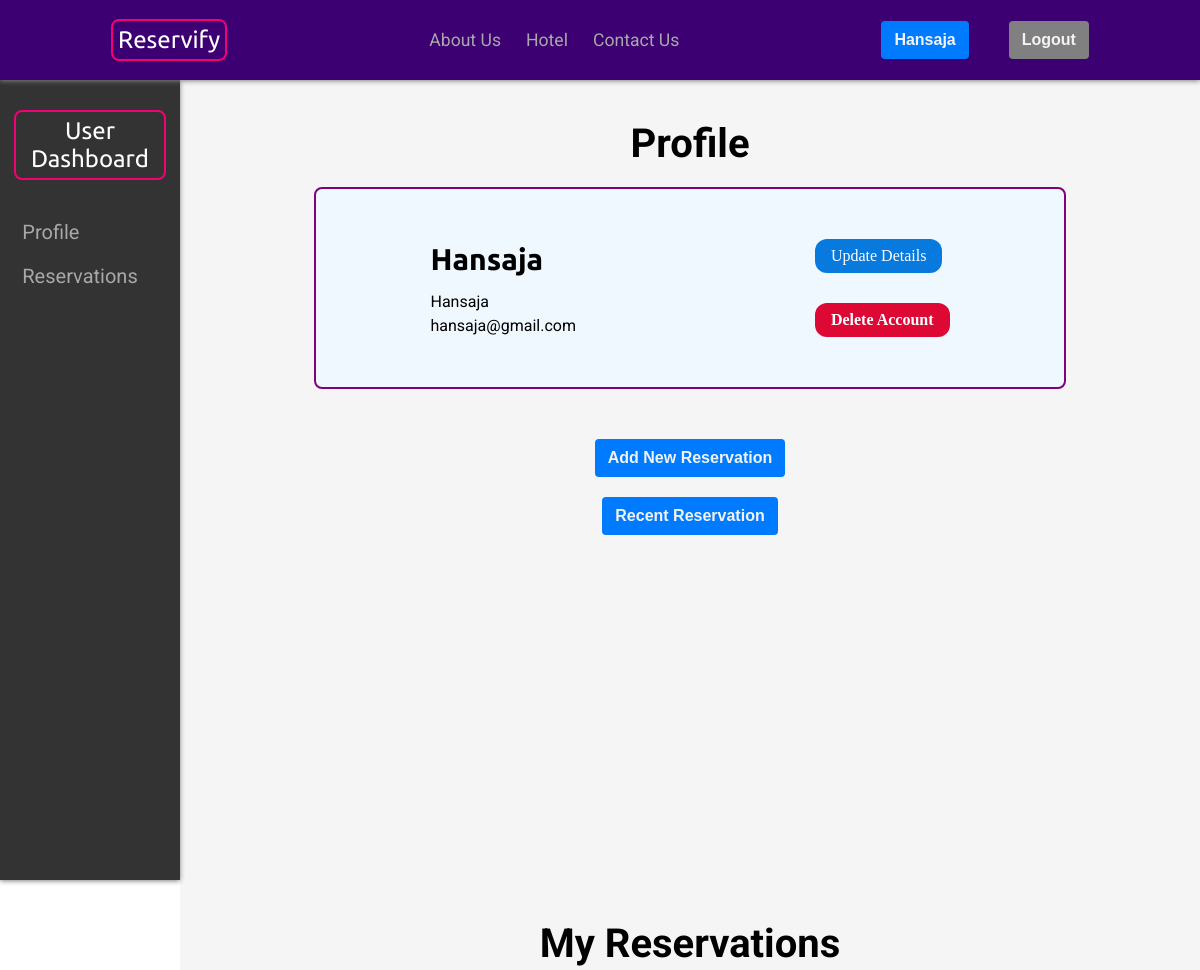
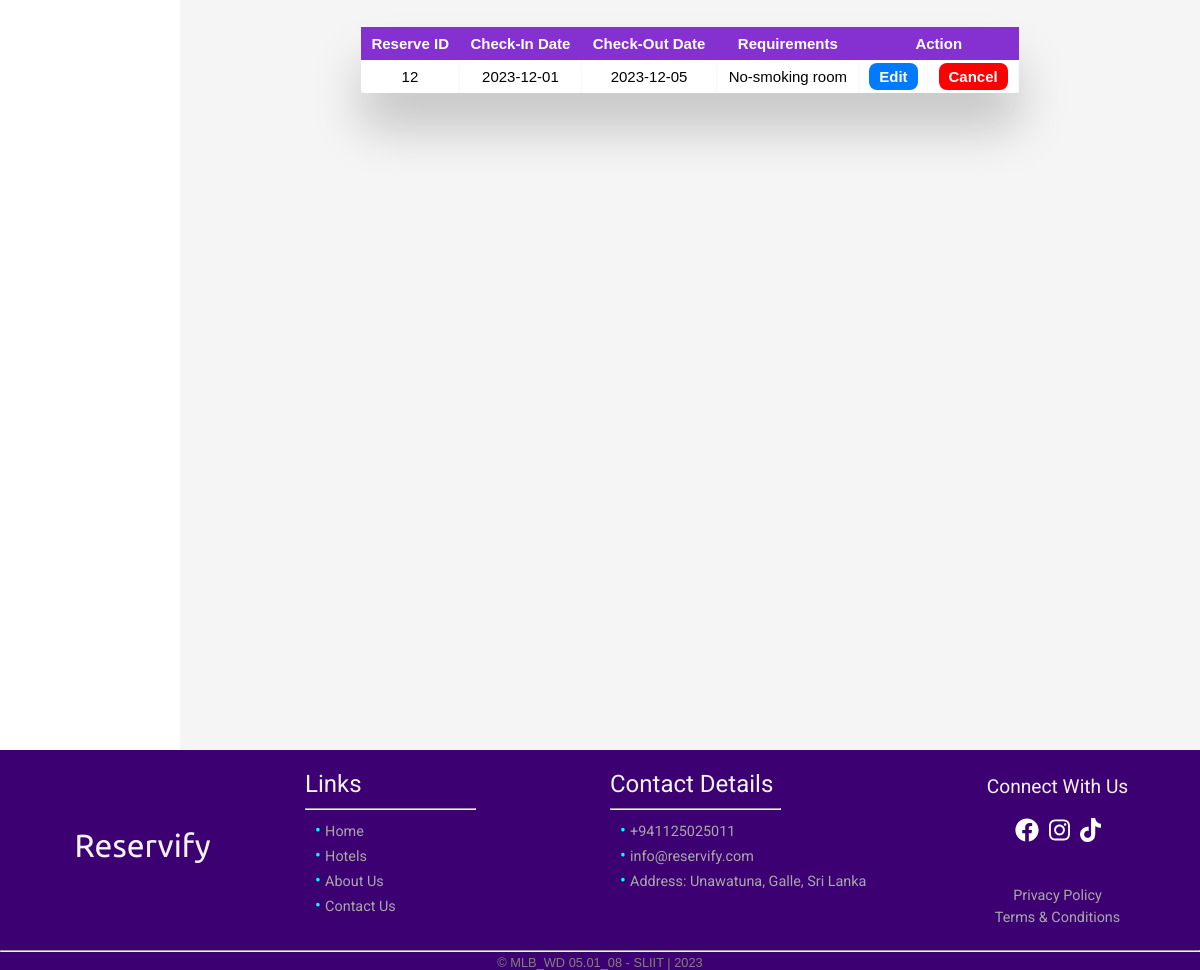
/userDashboard.php (signed in), run on the app's committed database (2 pictures, top to bottom).
### tables this page shows
CREATE TABLE `reserve` (
  `reserve_id` int(11) NOT NULL,
  `checkin_date` date NOT NULL,
  `checkout_date` date NOT NULL,
  `special_requirements` text DEFAULT 'No',
  `user_id` int(11) NOT NULL,
  `hotel_id` int(11) NOT NULL,
  `package_id` int(11) NOT NULL
);

### userDashboard.php (the view, shortened to what this page needs)
<?php
if (!isset($_SESSION['user_id'])) {
    echo "<script>
        alert('You must login to access this page.');
        window.location.href='./login.php';
        </script>";
} else {
    $user_id = $_SESSION['user_id'];
    $username = $_SESSION['username'];
    $name = $_SESSION['name'];
    $email = $_SESSION['email'];
}
?>
<!DOCTYPE html>
<html lang="en">
<head>
    <link rel="stylesheet" href="css/userDashboard.css">
    <link rel="stylesheet" href="css/reset.css">
    <link rel="stylesheet" href="css/table.css">
</head>
<?php include "./partials/header.php" ?>
<body>
    <div class="dashboard">
        <div class="sideBar">
            <h1 class="site-logo"><a href="./userDashboard.php">User <br> Dashboard</a></h1>
            <ul>
                <li><a href="#profile">Profile</a></li>
                <li><a href="#reservations">Reservations</a></li>
            </ul>
        </div>
        <div class="content">
            <section id="profile">
                <span class="title">
                    <h1> Profile </h1>
                </span>
                <div class="details">
                    <div class="userdetails">
                        <?php
                        echo '<h2>' . "$name" . '</h2>';
                        echo '<p class="title">' . "$username" . '</p>';
                        echo '<p>' . "$email" . '</p>';
                        ?>
                    </div>
                    <div class="button">
                        <p><a class="update-btn" href="./userUpdate.php">Update Details</a></p>
                        <?php echo '<p><a class="delete-btn" href="./delete.php?uuserid=' . $user_id . '">Delete Account</a></p>'; ?>
                    </div>
                </div>
        <div class="pbtn">
            <a href="./hotel.php"><button type="button">Add New Reservation</button></a>
            <a href="#reservations"><button type="button">Recent Reservation</button></a>
        </div>
        </section>
        <section id="reservations">
            <h1>My Reservations</h1>
            <div class="table-main">
                <div class="table-wrapper">
                    <table class="table">
                        <thead>
                            <tr>
                                <th>Reserve ID</th>
                                <th>Check-In Date</th>
                                <th>Check-Out Date</th>
                                <th>Requirements</th>
                                <th colspan="2">Action</th>
                            </tr>
                        </thead>
                        <tbody>
                            <?php
                            require_once './conn.php';
                            $query = "SELECT * FROM `reserve` WHERE user_id='$user_id'";
                            $result = mysqli_query($conn, $query);
                            $count = mysqli_num_rows($result);
                            if ($count > 0) {
                                while ($row = mysqli_fetch_assoc($result)) {
                                    $id = $row['reserve_id'];
                                    $checkindate = $row['checkin_date'];
                                    $checkoutdate = $row['checkout_date'];
                                    $requirements = $row['special_requirements'];
                                    echo '<tr>';
                                    echo '<td>' . $id . '</td>';
                                    echo '<td>' . $checkindate . '</td>';
                                    echo '<td>' . $checkoutdate . '</td>';
                                    echo '<td>' . $requirements . '</td>';
                                    echo '<td><a href="reserveEdit.php?reserveid=' . $id . '" class="edit-btn">Edit</a></td>';
                                    echo '<td><a href="delete.php?reserveid=' . $id . '" class="delete-btn">Cancel</a></td>';
                                }
                            } else {
                                echo '<tr><td colspan="6">No reservations yet</td></tr>';
                            }
                            ?>
                        </tbody>
                    </table>
                </div>
            </div>
        </section>
    </div>
    </div>
</body>
<?php include "./partials/footer.php" ?>
</html>

### css/userDashboard.css (style rules this page uses)
.sideBar { background-color: #333; color: #fff; display: flex; width: 15vw; min-height: 100vh; height: auto; flex-direction: column; justify-content: flex-start; align-items: center; padding: 10px 20px; padding-top: 30px; position: fixed; box-shadow: 0 1px 5px grey; gap: 10px; }
.sideBar a { color: #fff; text-decoration: none; margin: 0 10px; }
.dashboard .sideBar .site-logo { display: flex; font-size: 30px; padding-bottom: 30px; text-decoration: none; background-color: transparent; font-size: 1.5em; font-family: 'Ubuntu', sans-serif; font-weight: normal; text-align: center; border: 2px rgb(243, 0, 117) solid; padding: 5px; border-radius: .5rem; margin-bottom: 30px; }
.content { margin-left: 15vw; padding: 20px; font-size: 16px; background-color: #f5f5f5; }
#profile, #reservations { min-height: 100vh; height: auto; }
.sideBar ul { display: flex; flex-direction: column; gap: 20px; margin-right: 20px; font-size: 20px; list-style: none; }
.sideBar li a { text-decoration: none; color: #a8a8a8; transition: all 0.3s ease; font-family: 'Roboto', sans-serif; }
section { display: flex; padding: 20px; flex-direction: column; }
section h1 { font-size: 40px; font-family: 'Roboto', sans-serif; padding-bottom: 20px; text-align: center; }
#profile { display: flex; flex-direction: column; align-items: center; justify-content: flex-start; padding-top: 20px; height: 100%; }
#profile .details { display: flex; background-color: aliceblue; align-items: center; justify-content: space-around; padding: 20px; gap: 50px; height: 100%; width: 80%; border: purple solid 2px; border-radius: 8px; }
.userdetails { display: flex; padding: 30px; gap: 5px; flex-direction: column; justify-content: center; }
.userdetails h2 { font-family: 'Ubuntu', Arial, Helvetica, sans-serif; font-size: 30px; padding-bottom: 10px; }
.userdetails p { font-family: 'Roboto'; }
.button { padding: 30px; display: flex; flex-direction: column; justify-content: center; gap: 30px; }
.button button, .button a { color: #fff; border: none; padding: 8px 16px; text-align: center; text-decoration: none; display: inline-block; cursor: pointer; border-radius: 12px; }
.button .update-btn { background-color: #087add; }
.button .delete-btn { background-color: #dd0833; }
.pbtn { display: flex; flex-direction: column; align-items: center; gap: 20px; padding-top: 50px; }
.pbtn button { display: inline-block; font-weight: bold; color: var(--white); text-align: center; border: 1px solid transparent; padding: .375rem .75rem; font-size: 1rem; line-height: 1.5; border-radius: .25rem; background-color: #007bff; transition: background-color 0.3s ease, transform 0.3s ease; }

### css/table.css (style rules this page uses)
.table-main { display: flex; flex-direction: column; height: auto; align-items: center; justify-content: center; }
.table-wrapper { width: 70%; display: flex; align-items: center; justify-content: center ; margin: 10px 70px 70px; box-shadow: 0px 35px 50px rgba( 0, 0, 0, 0.2 ); overflow: auto; }
.table { border-radius: 5px; font-size: 12px; font-weight: normal; border: none; border-collapse: collapse; width: 100%; max-width: 100%; white-space: nowrap; background-color: white; }
.table td, .table th { text-align: center; padding: 8px; }
.table td { border-right: 1px solid #f8f8f8; font-family: Arial, Helvetica, sans-serif; font-size: 15px; }
.table thead th { color: #ffffff; background: #8530d1; font-size: 15px; font-family: Arial, Helvetica, sans-serif; }
.edit-btn { padding: 5px 10px; text-decoration: none; border-radius: 8px; font-weight: bold; background-color: #007bff; color: #fff; }
.delete-btn { padding: 5px 10px; text-decoration: none; border-radius: 8px; font-weight: bold; background-color: #FF0000; color: #fff; }

### css/header.css (style rules this page uses)
:root { --black: #191919; --white: #f3f3f3; --bg-color: #3D0072; }
html { scroll-behavior: smooth; scroll-padding-top: 70px; }
.site-logo { text-decoration: none; background-color: transparent; font-size: 1.5em; font-family: 'Ubuntu', sans-serif; font-weight: normal; border: 2px rgb(243, 0, 117) solid; padding: 5px; border-radius: .5rem; }
.site-logo a { text-decoration: none; color: #fff; }

### css/footer.css (style rules this page uses)
:root { --black: #191919; --white: #f3f3f3; --bg-color: #3D0072; }

### data on the page
reserve: reserve_id "12", checkin_date "2023-12-01", checkout_date "2023-12-05", special_requirements "No-smoking room"

### other printed values
$_SESSION['name'] "Hansaja"
$name "Hansaja"
$username "Hansaja"
$email "hansaja@gmail.com"
